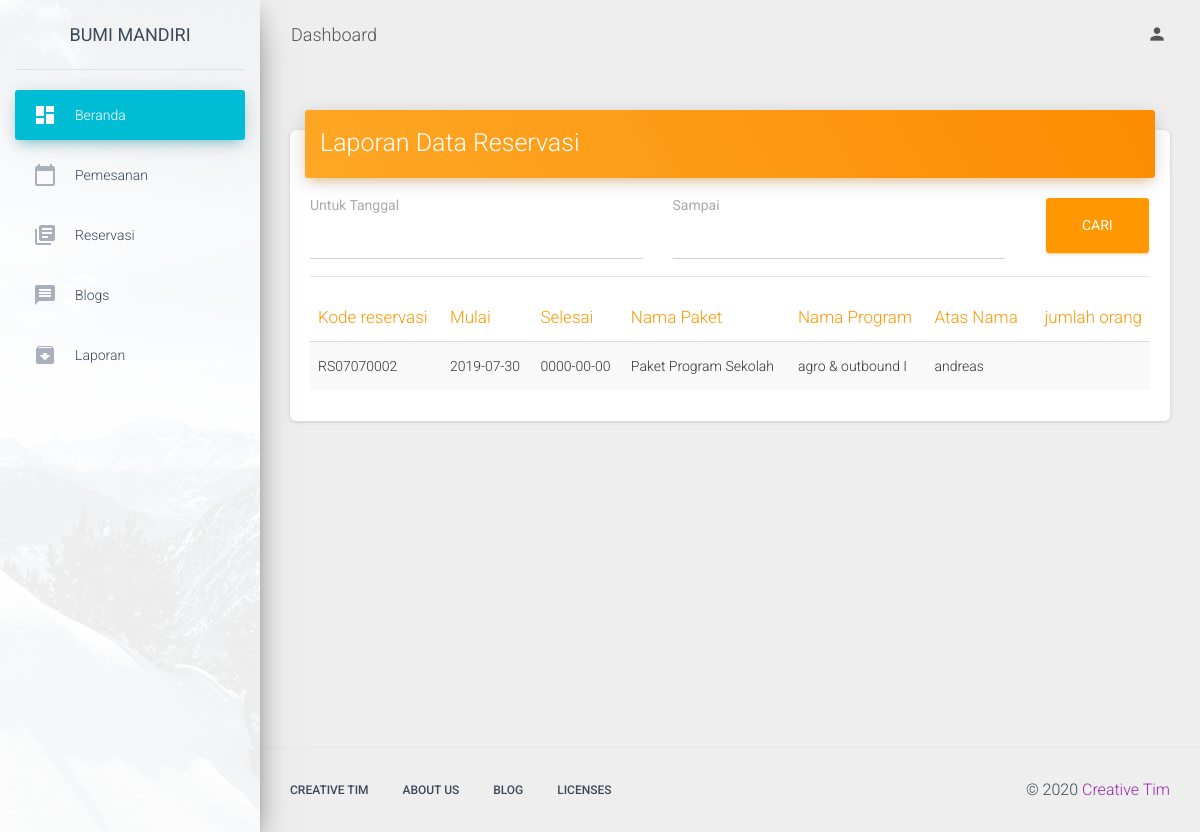
Page /index.php/admin/laporan_reservasi_src on the earlier database version.
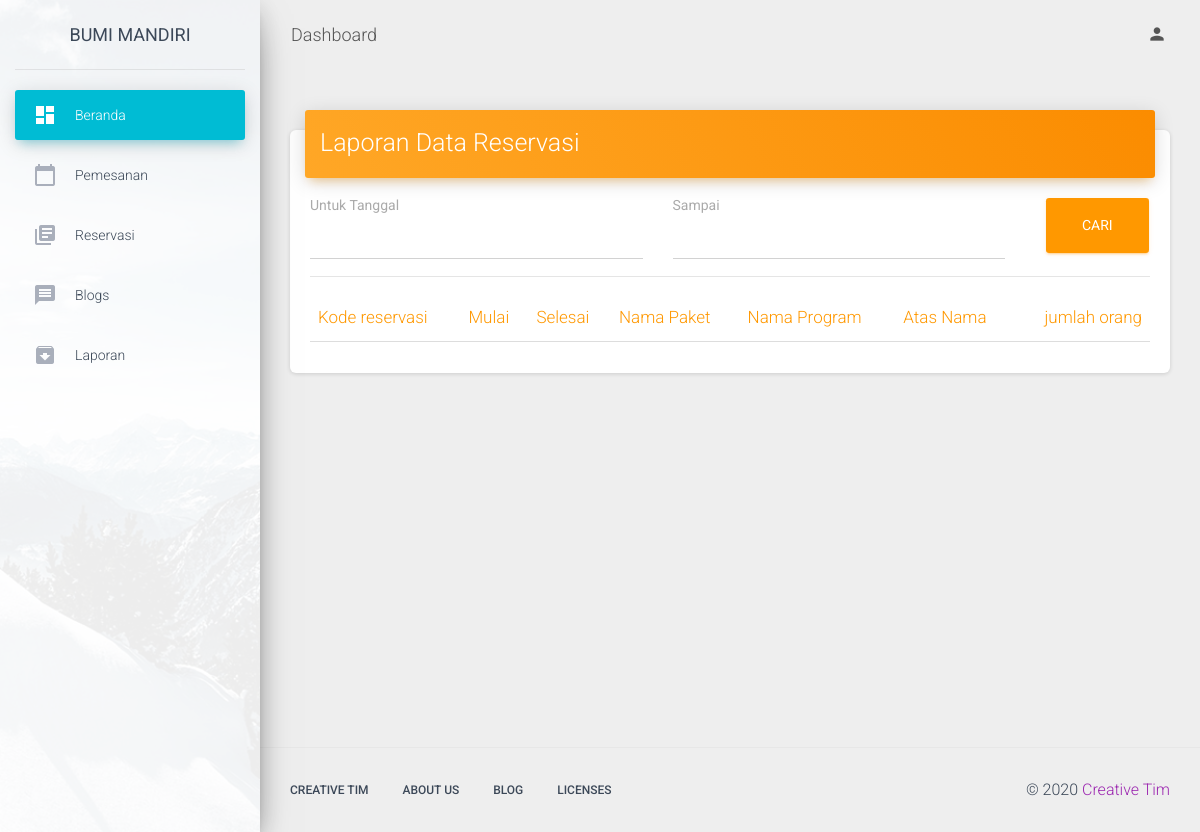
Same page on the later database version.
### tables this page shows
CREATE TABLE IF NOT EXISTS `reservasi` (
  `id` int(11) NOT NULL AUTO_INCREMENT,
  `kode_reservasi` char(20) NOT NULL,
  `tgl_masuk` date NOT NULL,
  `tgl_keluar` date NOT NULL,
  `paket_program_id` int(11) NOT NULL,
  `jumlah_org` int(11) NOT NULL,
  `tagihan` int(11) NOT NULL,
  `pembayaran` varchar(20) NOT NULL,
  `id_pelanggan` int(11) NOT NULL,
  `bukti` varchar(100) NOT NULL,
  PRIMARY KEY (`id`),
  KEY `kode_reservasi` (`kode_reservasi`)
);

CREATE TABLE IF NOT EXISTS `paket_jenis` (
  `id` int(11) NOT NULL AUTO_INCREMENT,
  `nama_paket` varchar(30) NOT NULL,
  `deskripsi` text NOT NULL,
  `paket_img` varchar(100) NOT NULL,
  PRIMARY KEY (`id`)
);

CREATE TABLE IF NOT EXISTS `paket_program` (
  `id` int(11) NOT NULL AUTO_INCREMENT,
  `nama_program` varchar(30) NOT NULL,
  `fasilitas` varchar(100) NOT NULL,
  `konsumsi` varchar(80) NOT NULL,
  `lama_kegiatan` varchar(20) NOT NULL,
  `jumlah_hari` int(11) NOT NULL,
  `harga` int(11) NOT NULL,
  `minkapasitas` int(11) NOT NULL,
  `kapasitas` int(11) NOT NULL,
  `status` int(11) NOT NULL,
  `program_img` varchar(50) NOT NULL,
  `paket_jenis_id` int(11) NOT NULL,
  PRIMARY KEY (`id`),
  KEY `program_jenis_id` (`paket_jenis_id`)
);

CREATE TABLE IF NOT EXISTS `pelanggan` (
  `id` int(11) NOT NULL AUTO_INCREMENT,
  `nama_depan` varchar(80) NOT NULL,
  `nama_belakang` varchar(80) NOT NULL,
  `email` varchar(80) NOT NULL,
  `username` varchar(80) NOT NULL,
  `password` char(60) NOT NULL,
  `alamat` text NOT NULL,
  `telp` varchar(16) NOT NULL,
  `foto_profil` varchar(100) NOT NULL,
  `tgl_reg` date NOT NULL,
  PRIMARY KEY (`id`)
);

### application/controllers/Admin.php (called while the page is built, shortened)
<?php
class Admin extends CI_Controller {
	function __construct(){
		$this->load->helper('url');
        $this->load->helper('text');
        $this->load->library('pdf');
		$this->load->model('Admin_model');
		$this->load->model('Paket_model');
		$this->load->model('Petugas_model');
		$this->load->model('Pelanggan_model');
		$this->load->model('Reservasi_model');
		$this->load->model('Post_model');
		$this->load->model('Testimoni_model');
		$this->load->model('Pemesanan');
	}
	public function laporan_reservasi_src()
	{
		$datein = $this->input->get('datein');
		$dateout = $this->input->get('dateout');
		$data=array('res'=>$this->Reservasi_model->src_reservasi_detail_filterDate($datein,$dateout));
		$this->load->view('admin/template/head');
		$this->load->view('admin/template/sidebar');
		$this->load->view('admin/reservasi_laporan_hsl', $data);
		$this->load->view('admin/template/foot');
	}
}

### index.php (called while the page is built, shortened)
<?php
require_once BASEPATH.'core/CodeIgniter.php';

### application/models/Reservasi_model.php (called while the page is built, shortened)
<?php
class Reservasi_model extends CI_Model {
	function src_reservasi_detail_filterDate($datein,$dateout){
		$result=$this->db->query("SELECT reservasi.id, reservasi.kode_reservasi, reservasi.tgl_masuk, reservasi.tgl_keluar, paket_jenis.nama_paket, paket_program.nama_program, reservasi.jumlah_org, pelanggan.nama_depan FROM reservasi INNER JOIN paket_program on reservasi.paket_program_id=paket_program.id INNER JOIN paket_jenis on paket_program.paket_jenis_id=paket_jenis.id INNER JOIN pelanggan on reservasi.id_pelanggan=pelanggan.id WHERE (tgl_keluar>='$datein' and tgl_keluar<='$dateout') AND reservasi.pembayaran='LUNAS' " );
        return $result;
	}
}

### application/views/admin/reservasi_laporan_hsl.php (the view, shortened to what the changed rows need)
<!DOCTYPE html>
<html lang="en">
    <div class="main-panel">
      <div class="content">
        <div class="container-fluid">
          <div class="">
              <div class="card">
                <div class="card-body table-responsive">
                  <table id="laporan" class="table table-hover  table-striped">
                    <thead class="text-warning">
                      <th>Kode reservasi</th>
                      <th>Mulai</th>
                      <th>Selesai</th>
                      <th>Nama Paket</th>
                      <th>Nama Program</th>
                      <th>Atas Nama</th>
                      <th class="text-right">jumlah orang</th>
                    </thead>
                    <tbody>
                    <?php foreach ($res->result() as $post): ?>
                      <tr>
                        <td><?php echo $post->kode_reservasi ?></td>
                        <td><?php echo $post->tgl_masuk ?></td>
                        <td><?php echo $post->tgl_keluar ?></td>
                        <td><?php echo $post->nama_paket ?></td>
                        <td><?php echo $post->nama_program ?></td>
                        <td><?php echo $post->nama_depan ?></td>
                        <td class="text-right"><?php echo $post->jumlah_org ?></td>
                      </tr>
                    <?php endforeach; ?>
                    </tbody>
                  </table>
                </div>
              </div>
            </div>
        </div>
      </div>
    </div>
  </div>

Differences in the rows shown:
removed reservasi: kode_reservasi "RS07070002", tgl_masuk "2019-07-30", tgl_keluar "0000-00-00", paket_jenis.nama_paket "Paket Program Sekolah", paket_program.nama_program "agro & outbound I", id_pelanggan.nama_depan "andreas"
